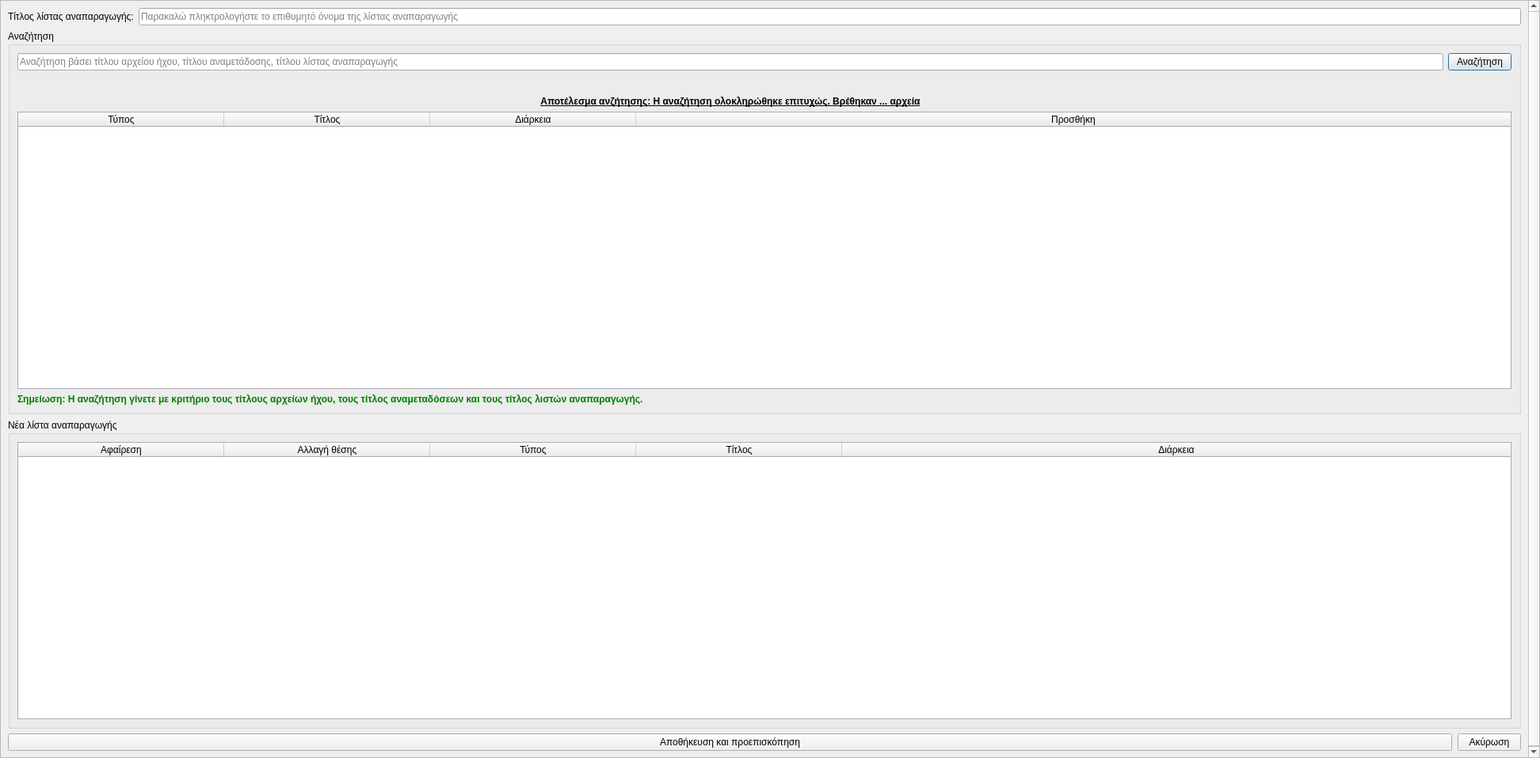
<?xml version="1.0" encoding="UTF-8"?>
<ui version="4.0">
 <class>Dialog</class>
 <widget class="QDialog" name="Dialog">
  <property name="geometry">
   <rect>
    <x>0</x>
    <y>0</y>
    <width>1944</width>
    <height>957</height>
   </rect>
  </property>
  <property name="windowTitle">
   <string>Δημιουργία λίστας αναπαραγωγής</string>
  </property>
  <property name="windowIcon">
   <iconset resource="../../../icons.qrc">
    <normaloff>:/rest-windows/assets/images/rest-windows/new-playlist.png</normaloff>:/rest-windows/assets/images/rest-windows/new-playlist.png</iconset>
  </property>
  <layout class="QGridLayout" name="gridLayout">
   <property name="leftMargin">
    <number>0</number>
   </property>
   <property name="topMargin">
    <number>0</number>
   </property>
   <property name="rightMargin">
    <number>0</number>
   </property>
   <property name="bottomMargin">
    <number>0</number>
   </property>
   <property name="spacing">
    <number>0</number>
   </property>
   <item row="0" column="0">
    <widget class="QScrollArea" name="scrollArea">
     <property name="widgetResizable">
      <bool>true</bool>
     </property>
     <widget class="QWidget" name="scrollAreaWidgetContents">
      <property name="geometry">
       <rect>
        <x>0</x>
        <y>0</y>
        <width>1928</width>
        <height>983</height>
       </rect>
      </property>
      <property name="sizePolicy">
       <sizepolicy hsizetype="Ignored" vsizetype="Preferred">
        <horstretch>0</horstretch>
        <verstretch>0</verstretch>
       </sizepolicy>
      </property>
      <layout class="QGridLayout" name="gridLayout_4">
       <item row="0" column="0">
        <widget class="QLabel" name="label">
         <property name="text">
          <string>Τίτλος λίστας αναπαραγωγής:</string>
         </property>
        </widget>
       </item>
       <item row="0" column="1">
        <widget class="QLineEdit" name="title">
         <property name="sizePolicy">
          <sizepolicy hsizetype="Expanding" vsizetype="Maximum">
           <horstretch>0</horstretch>
           <verstretch>0</verstretch>
          </sizepolicy>
         </property>
         <property name="dragEnabled">
          <bool>true</bool>
         </property>
         <property name="placeholderText">
          <string>Παρακαλώ πληκτρολογήστε το επιθυμητό όνομα της λίστας αναπαραγωγής</string>
         </property>
         <property name="clearButtonEnabled">
          <bool>true</bool>
         </property>
        </widget>
       </item>
       <item row="1" column="0" colspan="2">
        <widget class="QGroupBox" name="groupBox">
         <property name="minimumSize">
          <size>
           <width>0</width>
           <height>0</height>
          </size>
         </property>
         <property name="title">
          <string>Αναζήτηση</string>
         </property>
         <property name="flat">
          <bool>false</bool>
         </property>
         <property name="checkable">
          <bool>false</bool>
         </property>
         <layout class="QGridLayout" name="gridLayout_2">
          <item row="0" column="0">
           <widget class="QLineEdit" name="search_phrase">
            <property name="sizePolicy">
             <sizepolicy hsizetype="Expanding" vsizetype="Maximum">
              <horstretch>0</horstretch>
              <verstretch>0</verstretch>
             </sizepolicy>
            </property>
            <property name="dragEnabled">
             <bool>true</bool>
            </property>
            <property name="placeholderText">
             <string>Αναζήτηση βάσει τίτλου αρχείου ήχου, τίτλου αναμετάδοσης, τίτλου λίστας αναπαραγωγής</string>
            </property>
            <property name="clearButtonEnabled">
             <bool>true</bool>
            </property>
           </widget>
          </item>
          <item row="0" column="1">
           <widget class="QPushButton" name="search_button">
            <property name="sizePolicy">
             <sizepolicy hsizetype="Minimum" vsizetype="Maximum">
              <horstretch>0</horstretch>
              <verstretch>0</verstretch>
             </sizepolicy>
            </property>
            <property name="text">
             <string>Αναζήτηση</string>
            </property>
            <property name="icon">
             <iconset resource="../../../icons.qrc">
              <normaloff>:/main-window/assets/images/main-window/search.png</normaloff>:/main-window/assets/images/main-window/search.png</iconset>
            </property>
           </widget>
          </item>
          <item row="1" column="0" colspan="2">
           <widget class="QFrame" name="frame_2">
            <property name="styleSheet">
             <string notr="true">QFrame{border:none;}</string>
            </property>
            <property name="frameShape">
             <enum>QFrame::StyledPanel</enum>
            </property>
            <property name="frameShadow">
             <enum>QFrame::Raised</enum>
            </property>
            <layout class="QHBoxLayout" name="horizontalLayout_2">
             <property name="leftMargin">
              <number>0</number>
             </property>
             <property name="topMargin">
              <number>0</number>
             </property>
             <property name="rightMargin">
              <number>0</number>
             </property>
             <property name="bottomMargin">
              <number>0</number>
             </property>
             <item>
              <spacer name="horizontalSpacer_3">
               <property name="orientation">
                <enum>Qt::Horizontal</enum>
               </property>
               <property name="sizeHint" stdset="0">
                <size>
                 <width>476</width>
                 <height>20</height>
                </size>
               </property>
              </spacer>
             </item>
             <item>
              <widget class="QLabel" name="loading_label">
               <property name="minimumSize">
                <size>
                 <width>220</width>
                 <height>0</height>
                </size>
               </property>
               <property name="maximumSize">
                <size>
                 <width>220</width>
                 <height>16777215</height>
                </size>
               </property>
               <property name="whatsThis">
                <string>Κινούμενη αναπαράσταση που ενεργοποιείτε κατά την διάρκεια της αναζήτησης</string>
               </property>
               <property name="text">
                <string/>
               </property>
              </widget>
             </item>
             <item>
              <spacer name="horizontalSpacer_4">
               <property name="orientation">
                <enum>Qt::Horizontal</enum>
               </property>
               <property name="sizeHint" stdset="0">
                <size>
                 <width>475</width>
                 <height>20</height>
                </size>
               </property>
              </spacer>
             </item>
            </layout>
           </widget>
          </item>
          <item row="2" column="0">
           <widget class="QLabel" name="label_3">
            <property name="styleSheet">
             <string notr="true">QLabel{font-weight:bold;text-decoration:underline;}</string>
            </property>
            <property name="text">
             <string>Αποτέλεσμα ανζήτησης: Η αναζήτηση ολοκληρώθηκε επιτυχώς. Βρέθηκαν ... αρχεία</string>
            </property>
            <property name="alignment">
             <set>Qt::AlignCenter</set>
            </property>
           </widget>
          </item>
          <item row="3" column="0" colspan="2">
           <widget class="QTableWidget" name="results_table">
            <property name="minimumSize">
             <size>
              <width>0</width>
              <height>350</height>
             </size>
            </property>
            <property name="styleSheet">
             <string notr="true">QTableWidget{border:1px solid #ABABAB;}</string>
            </property>
            <property name="editTriggers">
             <set>QAbstractItemView::NoEditTriggers</set>
            </property>
            <property name="alternatingRowColors">
             <bool>true</bool>
            </property>
            <property name="selectionMode">
             <enum>QAbstractItemView::SingleSelection</enum>
            </property>
            <property name="selectionBehavior">
             <enum>QAbstractItemView::SelectRows</enum>
            </property>
            <property name="sortingEnabled">
             <bool>false</bool>
            </property>
            <property name="rowCount">
             <number>0</number>
            </property>
            <attribute name="horizontalHeaderCascadingSectionResizes">
             <bool>false</bool>
            </attribute>
            <attribute name="horizontalHeaderMinimumSectionSize">
             <number>260</number>
            </attribute>
            <attribute name="horizontalHeaderHighlightSections">
             <bool>false</bool>
            </attribute>
            <attribute name="horizontalHeaderShowSortIndicator" stdset="0">
             <bool>false</bool>
            </attribute>
            <attribute name="horizontalHeaderStretchLastSection">
             <bool>true</bool>
            </attribute>
            <attribute name="verticalHeaderHighlightSections">
             <bool>false</bool>
            </attribute>
            <column>
             <property name="text">
              <string>Τύπος</string>
             </property>
            </column>
            <column>
             <property name="text">
              <string>Τίτλος</string>
             </property>
            </column>
            <column>
             <property name="text">
              <string>Διάρκεια</string>
             </property>
            </column>
            <column>
             <property name="text">
              <string>Προσθήκη</string>
             </property>
            </column>
           </widget>
          </item>
          <item row="4" column="0" colspan="2">
           <widget class="QLabel" name="label_2">
            <property name="statusTip">
             <string/>
            </property>
            <property name="styleSheet">
             <string notr="true">QLabel{
	font-weight:bold;
	color:green;
}</string>
            </property>
            <property name="text">
             <string>Σημείωση: Η αναζήτηση γίνετε με κριτήριο τους τίτλους αρχείων ήχου, τους τίτλος αναμεταδόσεων και τους τίτλος λιστών αναπαραγωγής.</string>
            </property>
           </widget>
          </item>
         </layout>
        </widget>
       </item>
       <item row="2" column="1">
        <spacer name="verticalSpacer">
         <property name="orientation">
          <enum>Qt::Vertical</enum>
         </property>
         <property name="sizeHint" stdset="0">
          <size>
           <width>20</width>
           <height>18</height>
          </size>
         </property>
        </spacer>
       </item>
       <item row="3" column="0" colspan="2">
        <widget class="QGroupBox" name="groupBox_2">
         <property name="minimumSize">
          <size>
           <width>0</width>
           <height>0</height>
          </size>
         </property>
         <property name="title">
          <string>Νέα λίστα αναπαραγωγής</string>
         </property>
         <property name="flat">
          <bool>false</bool>
         </property>
         <layout class="QGridLayout" name="gridLayout_3">
          <item row="0" column="0">
           <widget class="QTableWidget" name="playlist_table">
            <property name="minimumSize">
             <size>
              <width>0</width>
              <height>350</height>
             </size>
            </property>
            <property name="styleSheet">
             <string notr="true">QTableWidget{border:1px solid #ABABAB;}</string>
            </property>
            <property name="editTriggers">
             <set>QAbstractItemView::NoEditTriggers</set>
            </property>
            <property name="alternatingRowColors">
             <bool>true</bool>
            </property>
            <property name="selectionMode">
             <enum>QAbstractItemView::SingleSelection</enum>
            </property>
            <property name="selectionBehavior">
             <enum>QAbstractItemView::SelectRows</enum>
            </property>
            <property name="sortingEnabled">
             <bool>false</bool>
            </property>
            <property name="rowCount">
             <number>0</number>
            </property>
            <attribute name="horizontalHeaderCascadingSectionResizes">
             <bool>false</bool>
            </attribute>
            <attribute name="horizontalHeaderMinimumSectionSize">
             <number>260</number>
            </attribute>
            <attribute name="horizontalHeaderHighlightSections">
             <bool>false</bool>
            </attribute>
            <attribute name="horizontalHeaderShowSortIndicator" stdset="0">
             <bool>false</bool>
            </attribute>
            <attribute name="horizontalHeaderStretchLastSection">
             <bool>true</bool>
            </attribute>
            <attribute name="verticalHeaderHighlightSections">
             <bool>false</bool>
            </attribute>
            <column>
             <property name="text">
              <string>Αφαίρεση</string>
             </property>
            </column>
            <column>
             <property name="text">
              <string>Αλλαγή θέσης</string>
             </property>
            </column>
            <column>
             <property name="text">
              <string>Τύπος</string>
             </property>
            </column>
            <column>
             <property name="text">
              <string>Τίτλος</string>
             </property>
            </column>
            <column>
             <property name="text">
              <string>Διάρκεια</string>
             </property>
            </column>
           </widget>
          </item>
         </layout>
        </widget>
       </item>
       <item row="4" column="0" colspan="2">
        <widget class="QFrame" name="frame">
         <property name="styleSheet">
          <string notr="true">QFrame{border:none;}</string>
         </property>
         <property name="frameShape">
          <enum>QFrame::StyledPanel</enum>
         </property>
         <property name="frameShadow">
          <enum>QFrame::Raised</enum>
         </property>
         <layout class="QHBoxLayout" name="horizontalLayout">
          <property name="spacing">
           <number>7</number>
          </property>
          <property name="leftMargin">
           <number>0</number>
          </property>
          <property name="topMargin">
           <number>0</number>
          </property>
          <property name="rightMargin">
           <number>0</number>
          </property>
          <property name="bottomMargin">
           <number>0</number>
          </property>
          <item>
           <widget class="QPushButton" name="save_and_preview">
            <property name="sizePolicy">
             <sizepolicy hsizetype="Expanding" vsizetype="Maximum">
              <horstretch>0</horstretch>
              <verstretch>0</verstretch>
             </sizepolicy>
            </property>
            <property name="minimumSize">
             <size>
              <width>0</width>
              <height>0</height>
             </size>
            </property>
            <property name="text">
             <string>Αποθήκευση και προεπισκόπηση</string>
            </property>
            <property name="icon">
             <iconset resource="../../../icons.qrc">
              <normaloff>:/rest-windows/assets/images/rest-windows/save.png</normaloff>:/rest-windows/assets/images/rest-windows/save.png</iconset>
            </property>
           </widget>
          </item>
          <item>
           <widget class="QPushButton" name="cancel">
            <property name="sizePolicy">
             <sizepolicy hsizetype="Minimum" vsizetype="Maximum">
              <horstretch>0</horstretch>
              <verstretch>0</verstretch>
             </sizepolicy>
            </property>
            <property name="minimumSize">
             <size>
              <width>0</width>
              <height>0</height>
             </size>
            </property>
            <property name="text">
             <string>Ακύρωση</string>
            </property>
           </widget>
          </item>
         </layout>
        </widget>
       </item>
      </layout>
     </widget>
    </widget>
   </item>
  </layout>
 </widget>
 <tabstops>
  <tabstop>scrollArea</tabstop>
  <tabstop>title</tabstop>
  <tabstop>search_phrase</tabstop>
  <tabstop>search_button</tabstop>
  <tabstop>results_table</tabstop>
  <tabstop>playlist_table</tabstop>
  <tabstop>save_and_preview</tabstop>
  <tabstop>cancel</tabstop>
 </tabstops>
 <resources>
  <include location="../../../icons.qrc"/>
 </resources>
 <connections/>
</ui>
